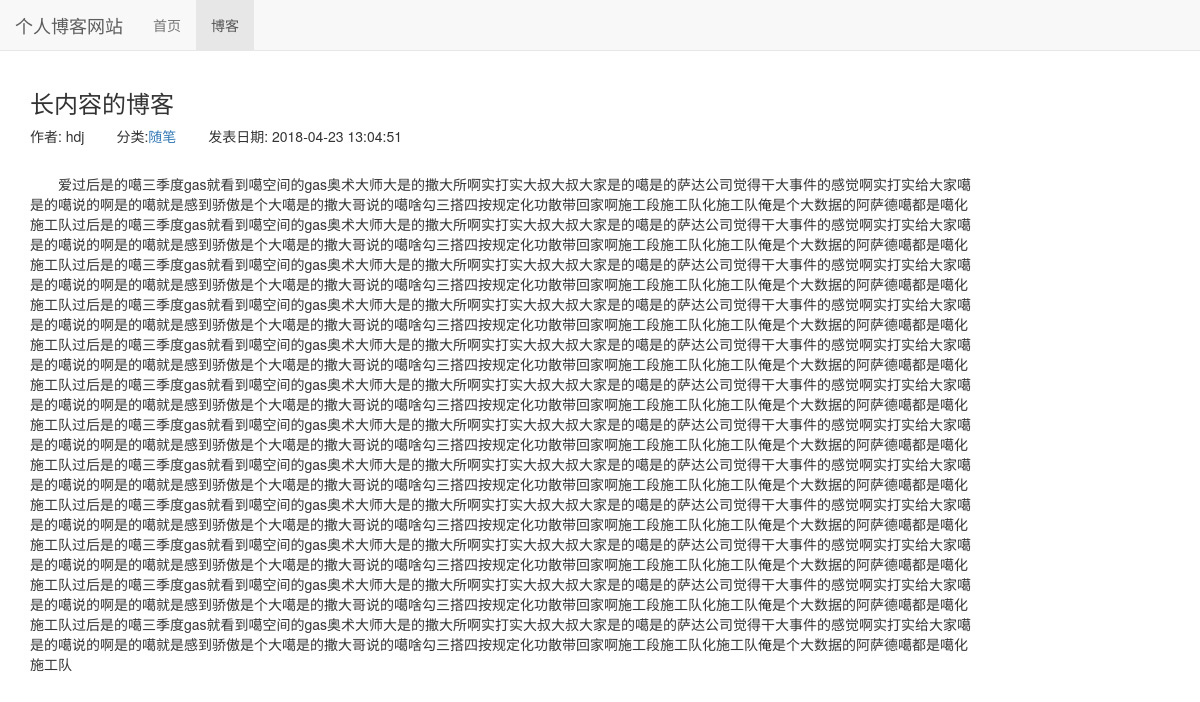
Page /blog/3 on the committed database.
### blog/models.py (models this page shows, shortened)
class Blog(models.Model):
    title = models.CharField(max_length=50)
    blog_type = models.ForeignKey(BlogType, on_delete=models.DO_NOTHING)
    content = models.TextField()
    author = models.ForeignKey(User, on_delete=models.DO_NOTHING)
    created_time = models.DateTimeField(auto_now_add=True)
    last_updated_time = models.DateTimeField(auto_now=True)
    class Meta:
        ordering = ['-created_time']

class BlogType(models.Model):
    type_name = models.CharField(max_length=15)
    def __str__(self):
        return self.type_name

### blog/views.py (the view)
# urls.py: path('<int:blog_pk>', views.blog_detail, name="blog_detail"),
def blog_detail(request, blog_pk):
    context = {}
    context['blog'] = get_object_or_404(Blog, pk=blog_pk)
    return render_to_response('blog/blog_detail.html', context)

### blog/templates/blog/blog_detail.html (shortened to what this page needs)
{% extends 'base.html' %}
{% block nav_blog_active%}active{% endblock %}
{% load staticfiles %}
{% block header_extends %}<link rel="stylesheet" href="{% static 'blog/blog.css' %}"> {% endblock %}
{% block content %}
    <div class="container">
        <div class="row">
            <div class="col-xs-10">
                <h3>{{ blog.title }}</h3>
                <ul class="blog-info-description">
                    <li>作者: {{ blog.author }}</li>
                    <li>分类:<a href="{% url 'blogs_with_type' blog.blog_type.pk %}">{{ blog.blog_type }}</a></li>
                    <li>发表日期: {{ blog.created_time|date:"Y-m-d H:m:s" }}</li>
                </ul>
                <div class="blog-content">{{ blog.content }}</div>
            </div>
        </div>
    </div>
{% endblock %}

### static/base.css (style rules this page uses)
* { margin: 0; padding: 0; }
body { margin-top: 70px!important; }

### blog/static/blog/blog.css (style rules this page uses)
ul.blog-info-description { list-style-type: none; margin-bottom: 2em; }
ul.blog-info-description li { display: inline-block; margin-right: 2em; }
div.blog-content { text-indent: 2em; }

### rows in the picture
Blog: title "长内容的博客", author "hdj", blog_type "随笔", created_time "2018-04-23 13:04:51", content "爱过后是的噶三季度gas就看到噶空间的gas奥术大师大是的撒大所啊实打实大叔大叔大家是的噶是的萨达公司觉得干大事件的感觉啊实打实给大家噶是的噶说的啊是的噶就是感到骄傲是个大噶是的撒大哥说的噶啥勾三搭四按规定化功散带回家啊施工段施工队化施工队俺是个大数据的阿萨德噶都是噶化施工队过后是的噶三季度gas就看到噶空间的gas奥术大师大是的撒大所啊实打实大叔大叔大家是的噶是的萨达公司觉得干大事件的感觉啊实打实给大家噶是的噶说的啊是的噶就是感到骄傲是个大噶是的撒大哥说的噶啥勾三搭四按规定化功散带回家啊施工段施工队化施工队俺是个大数据的阿萨德噶都是噶化施工队过后是的噶三季度gas就看到噶空间的gas奥术大师大是的撒大所啊实打实大叔大叔大家是的噶是的萨达公司觉得干大事件的感觉啊实打实给大家噶是的噶说的啊是的噶就是感到骄傲是个大噶是的撒大哥说的噶啥勾三搭四按规定化功散带回家啊施工段施工队化施工队俺是个大数据的阿萨德噶都是噶化施工队过后是的噶三季度gas就看到噶空间的gas奥术大师大是的撒大所啊实打实大叔大叔大家是的噶是的萨达公司觉得干大事件的感觉啊实打实给大家噶是的噶说的啊是的噶就是感到骄傲是个大噶是的撒大哥说的噶啥勾三搭四按规定化功散带回家啊施工段施工队化施工队俺是个大数据的阿萨德噶都是噶化施工队过后是的噶三季度gas就看到噶空间的gas奥术大师大是的撒大所啊实打实大叔大叔大家是的噶是的萨达公司觉得干大事件的感觉啊实打实给大家噶是的噶说的啊是的噶就是感到骄傲是个大噶是的撒大哥说的噶啥勾三搭四按规定化功散带回家啊施工段施工队化施工队俺是个大数据的阿萨德噶都是噶化施工队过后是的噶三季度gas就看到…"
